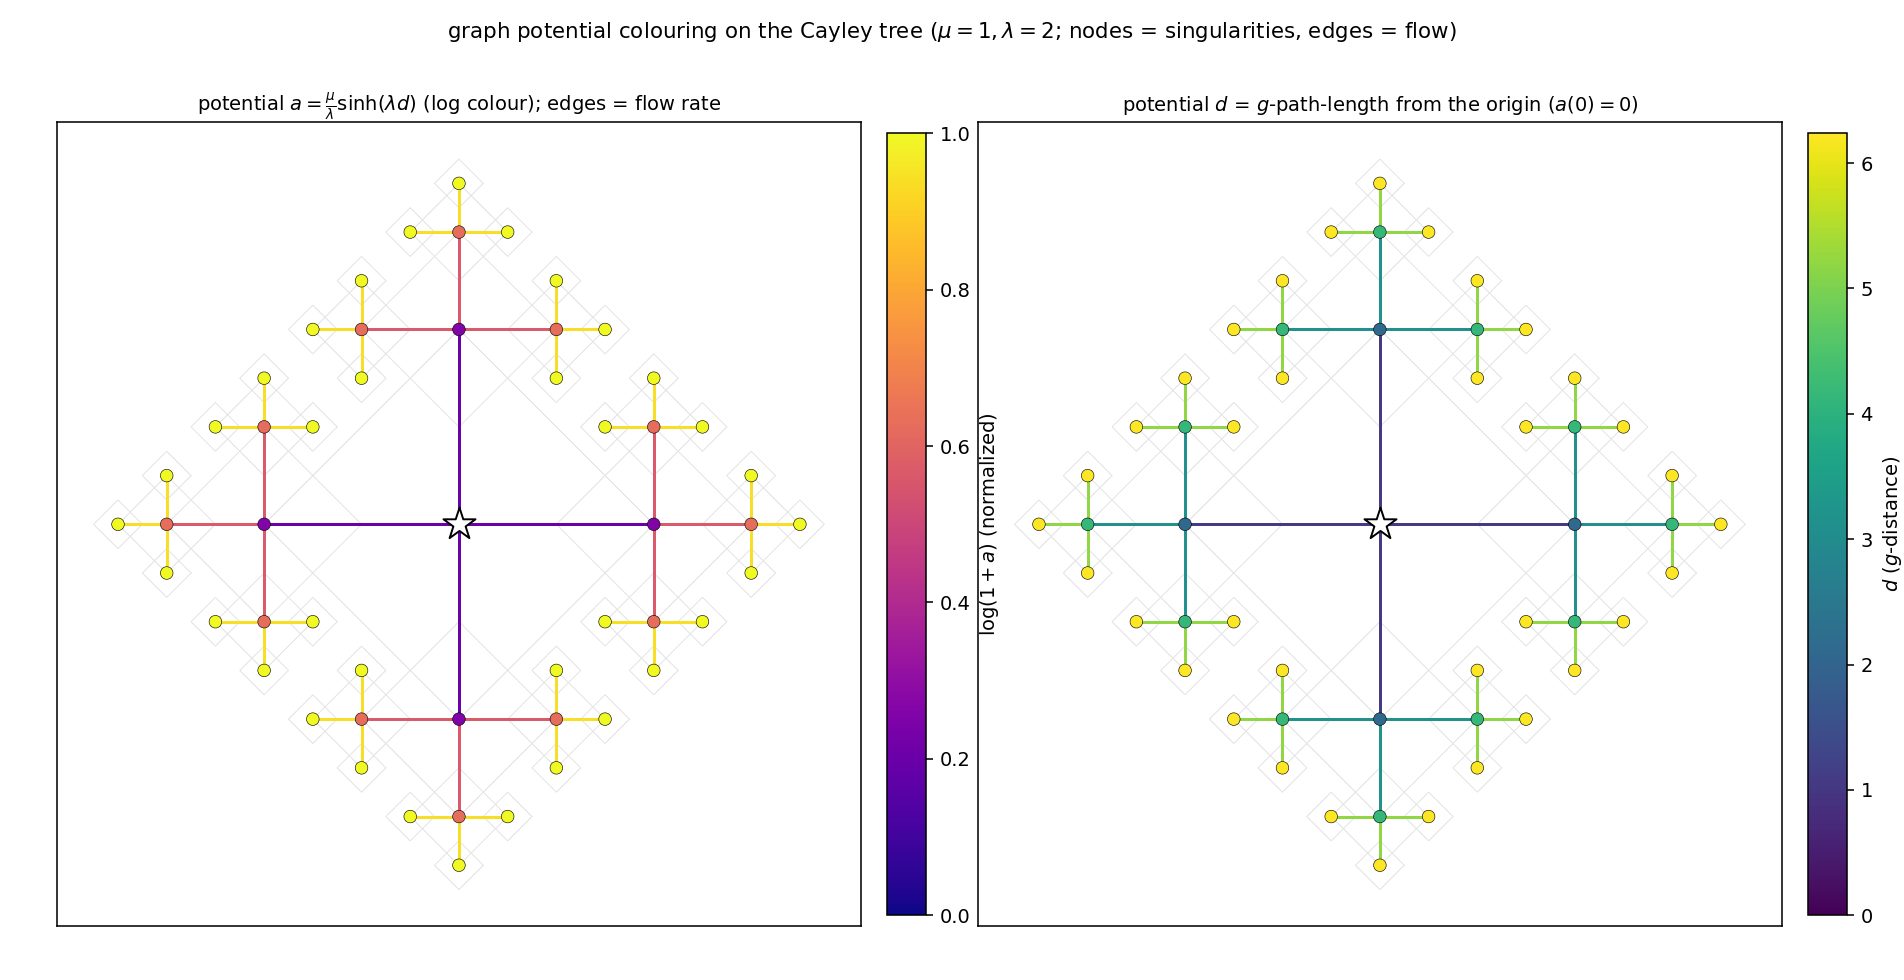

This chart was generated by the following Python code:
#!/usr/bin/env python3
"""
044 — Colour the Cayley tree by the graph potential.

The potential problem on the D4 tree:  a(node) = (mu/lam) sinh(lam d(node)),
d(node) = g-path-length from the root (origin, a=0).  The edges carry the flow
rate  |grad a| = sqrt(mu^2+lam^2 a^2) = mu cosh(lam d).

Left panel : nodes coloured by a (log scale), edges coloured by the flow rate.
Right panel: the potential d itself (g-distance) as a colour field on the tree.
"""

import numpy as np
import matplotlib
matplotlib.use("Agg")
import matplotlib.pyplot as plt
from math import sin, cos, radians
from collections import deque

MU, LAM = 1.0, 2.0
NUMSTEPS = 4


def build_cayley(numsteps):
    sq = []
    edges = []

    def branch(cx, cy, angle, step, sq, edges, parent):
        step -= 1
        if step < 0:
            return
        R = 2.0 ** step
        sq.append((cx, cy, R))
        if parent is not None:
            edges.append((parent, (cx, cy)))
        a = radians(angle)
        nx = cx + R * (-sin(a)); ny = cy + R * (cos(a))
        for da in (-90, 0, 90):
            branch(nx, ny, angle + da, step, sq, edges, (cx, cy))

    for angle in (0, 90, 180, -90):
        branch(0, 0, angle, numsteps, sq, edges, None)
    return sq, edges


def main():
    sq, edges = build_cayley(NUMSTEPS)

    def Ltrue(x, y):
        m = -1e9
        for (cx, cy, R) in sq:
            m = max(m, R - (abs(x - cx) + abs(y - cy)))
        return max(m, 0.0)

    # g-lengths
    glen = {}
    for (p, q) in edges:
        n = 300
        ts = np.linspace(1e-4, 1 - 1e-4, n)
        xs = p[0] + (q[0] - p[0]) * ts
        ys = p[1] + (q[1] - p[1]) * ts
        Lv = np.array([Ltrue(x, y) for x, y in zip(xs, ys)])
        m = Lv > 1e-6
        seg = np.hypot(q[0] - p[0], q[1] - p[1])
        glen[(p, q)] = np.trapezoid(1.0 / Lv[m], ts[m]) * seg if m.any() else 0.0

    adj = {}
    for (p, q) in edges:
        adj.setdefault(p, []).append((q, glen[(p, q)]))
        adj.setdefault(q, []).append((p, glen[(p, q)]))
    root = (0.0, 0.0)
    dist = {root: 0.0}
    dq = deque([root])
    while dq:
        u = dq.popleft()
        for (v, w) in adj.get(u, []):
            if v not in dist:
                dist[v] = dist[u] + w
                dq.append(v)

    a_val = {u: (MU / LAM) * np.sinh(LAM * d) for u, d in dist.items()}
    flow = {u: MU * np.cosh(LAM * d) for u, d in dist.items()}

    fig, (ax1, ax2) = plt.subplots(1, 2, figsize=(13.6, 7.0))

    # ---------- left: a colouring ----------
    for (cx, cy, R) in sq:
        pts = np.array([(cx + R, cy), (cx, cy + R), (cx - R, cy), (cx, cy - R)])
        ax1.plot(np.append(pts[:, 0], pts[0, 0]), np.append(pts[:, 1], pts[0, 1]),
                 color="0.90", lw=0.3)
    vmax = max(a_val.values())
    for (p, q) in edges:
        vm = 0.5 * (a_val.get(p, 0) + a_val.get(q, 0))
        ax1.plot([p[0], q[0]], [p[1], q[1]],
                 color=plt.cm.plasma(np.log1p(vm) / np.log1p(vmax)),
                 lw=1.4, alpha=0.9)
    xs = [u[0] for u in a_val]; ys = [u[1] for u in a_val]
    cs = [np.log1p(a_val[u]) / np.log1p(vmax) for u in a_val]
    sc = ax1.scatter(xs, ys, c=cs, cmap="plasma", s=42, zorder=5,
                     edgecolors="k", linewidths=0.3)
    ax1.scatter([0], [0], marker="*", s=300, color="white", edgecolors="k",
                linewidths=1.0, zorder=7)
    ax1.set_aspect("equal"); ax1.set_xticks([]); ax1.set_yticks([])
    ax1.set_title(r"potential $a=\frac{\mu}{\lambda}\sinh(\lambda d)$ "
                  r"(log colour); edges = flow rate", fontsize=10)
    cb = fig.colorbar(sc, ax=ax1, fraction=0.045, pad=0.03)
    cb.set_label(r"$\log(1+a)$ (normalized)")

    # ---------- right: d colouring ----------
    for (cx, cy, R) in sq:
        pts = np.array([(cx + R, cy), (cx, cy + R), (cx - R, cy), (cx, cy - R)])
        ax2.plot(np.append(pts[:, 0], pts[0, 0]), np.append(pts[:, 1], pts[0, 1]),
                 color="0.90", lw=0.3)
    dmax = max(dist.values())
    for (p, q) in edges:
        dm = 0.5 * (dist.get(p, 0) + dist.get(q, 0))
        ax2.plot([p[0], q[0]], [p[1], q[1]],
                 color=plt.cm.viridis(dm / dmax), lw=1.4, alpha=0.9)
    ds = [dist[u] for u in dist]
    sc2 = ax2.scatter([u[0] for u in dist], [u[1] for u in dist],
                      c=ds, cmap="viridis", s=42, zorder=5,
                      edgecolors="k", linewidths=0.3)
    ax2.scatter([0], [0], marker="*", s=300, color="white", edgecolors="k",
                linewidths=1.0, zorder=7)
    ax2.set_aspect("equal"); ax2.set_xticks([]); ax2.set_yticks([])
    ax2.set_title(r"potential $d$ = $g$-path-length from the origin "
                  r"($a(0)=0$)", fontsize=10)
    cb2 = fig.colorbar(sc2, ax=ax2, fraction=0.045, pad=0.03)
    cb2.set_label(r"$d$ ($g$-distance)")

    fig.suptitle(r"graph potential colouring on the Cayley tree "
                 r"($\mu=1,\lambda=2$; nodes = singularities, edges = flow)",
                 fontsize=11)
    fig.subplots_adjust(top=0.90, wspace=0.06, left=0.03, right=0.97,
                        bottom=0.03)
    out = "/Users/mingli/AEG/aeg-paper/notes/general/044-graph-potential-colour.png"
    fig.savefig(out, dpi=140)
    print("saved:", out)
    print(f"nodes={len(a_val)}, a_max={vmax:.3e}, d_max={dmax:.3f}")


if __name__ == "__main__":
    main()
